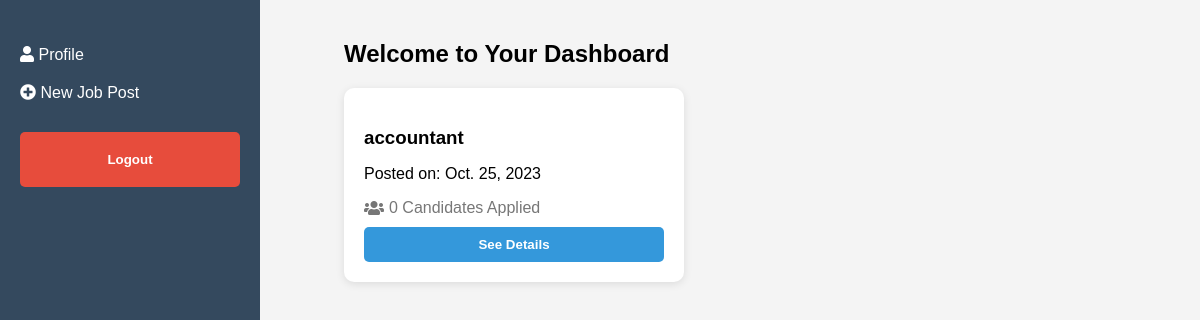
/hrdash/ (signed in), run on the app's committed database.
### hr/models.py (models this page shows)
class JobPost(models.Model):
    user = models.ForeignKey(to=User,on_delete=models.CASCADE)
    title = models.CharField(max_length=200)
    address = models.CharField(max_length=100)
    compnayName = models.CharField(max_length=100)
    salaryLow = models.IntegerField(default=0)
    salaryHigh = models.IntegerField(default=0)
    applyCount =  models.IntegerField(default=0)
    lastDateToApply = models.DateField()
    def __str__(self):
        return str(self.title)

### hr/views.py (the view)
# urls.py: path('hrdash/',views.hrHome,name='hrdash'),
@login_required
def hrHome(request):
    jobposts = JobPost.objects.filter(user=request.user)
    print(jobposts)
    return render(request,'hr/hrdashbordh.html',{'jobposts':jobposts})

### hr/templates/hr/hrdashbordh.html (shortened to what this page needs)
<!DOCTYPE html>
<html lang="en">
<head>
  <link rel="stylesheet" href="https://cdnjs.cloudflare.com/ajax/libs/font-awesome/5.15.3/css/all.min.css">
</head>
<body>
  <div class="container">
    {% include "hr/navbar.html" %}
    <div class="content">
      <h2>Welcome to Your Dashboard</h2>
      <div class="job-cards">
        {% for job in jobposts %}
        <div class="job-card">
          <h3>{{job.title}}</h3>
          <p>Posted on: {{job.lastDateToApply}}</p>
          <div class="apply-count">
            <i class="fas fa-users"></i>
            <span>{{job.applyCount}} Candidates Applied</span>
          </div>
          <button class="details-button"><a href="{% url 'candidatedetails' job.id %}" style="text-decoration: none; color: inherit;">See Details</a></button>
        </div>
        {% endfor %}
      </div>
    </div>
  </div>
</body>
</html>

### hr/templates/hr/hrdashbordh.html (style rules this page uses)
body { margin: 0; font-family: Arial, sans-serif; background-color: #f4f4f4; display: flex; min-height: 100vh; }
.container { display: flex; flex-direction: row; }
.content { flex: 1; padding: 20px; margin-left: 4rem; width: 50rem; }
.job-cards { display: flex; flex-wrap: wrap; gap: 20px; margin-top: 20px; }
.job-card { background-color: #ffffff; border-radius: 10px; box-shadow: 0px 2px 8px rgba(0, 0, 0, 0.1); padding: 20px; width: 300px; }
.job-card h3 { margin-bottom: 10px; }
.apply-count { display: flex; align-items: center; margin-bottom: 10px; color: #777777; }
.apply-count i { margin-right: 5px; }
.job-card button { display: block; width: 100%; padding: 10px; background-color: #3498db; border: none; border-radius: 5px; color: white; cursor: pointer; font-weight: bold; transition: background-color 0.3s; }

### data on the page
JobPost: title "accountant", lastDateToApply "Oct. 25, 2023", applyCount "0"
